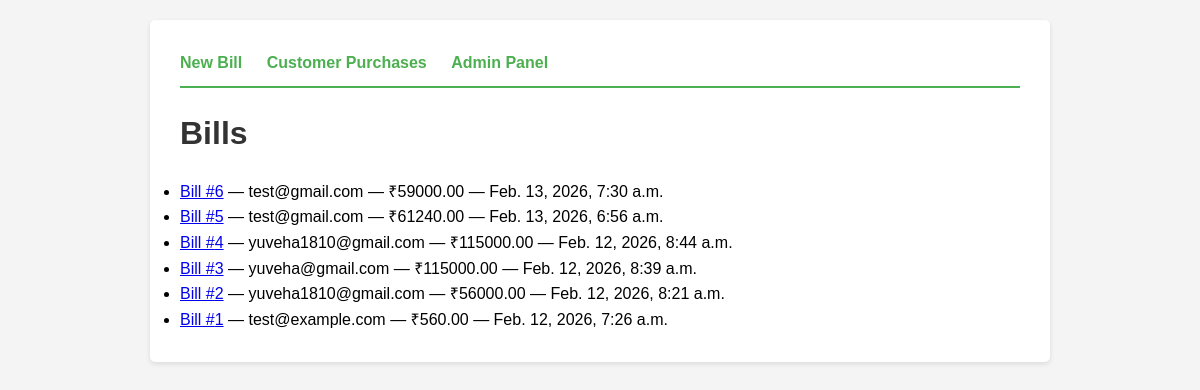
Page /bills/ on the committed database.
### billing/models.py (models this page shows, shortened)
class Bill(models.Model):
    customer_email = models.EmailField()
    total_price_without_tax = models.DecimalField(
        max_digits=10,
        decimal_places=2,
        default=0
    )
    total_tax = models.DecimalField(
        max_digits=10,
        decimal_places=2,
        default=0
    )
    net_price = models.DecimalField(
        max_digits=10,
        decimal_places=2,
        default=0
    )
    rounded_net_price = models.DecimalField(
        max_digits=10,
        decimal_places=2,
        default=0
    )
    amount_paid = models.DecimalField(
        max_digits=10,
        decimal_places=2,
        default=0
    )
    balance = models.DecimalField(
        max_digits=10,
        decimal_places=2,
        default=0
    )
    created_at = models.DateTimeField(auto_now_add=True)
    class Meta:
        ordering = ['-created_at']
        indexes = [
            models.Index(fields=['customer_email', '-created_at']),
        ]

### billing/views.py (the view)
# urls.py: path('bills/', views.bills_list, name='bills_list'),
def bills_list(request):
    bills = Bill.objects.all().prefetch_related('items__product')
    return render(request, 'billing/bills.html', {'bills': bills})

### templates/billing/bills.html (shortened to what this page needs)
{% extends 'base.html' %}
{% block content %}
<h1>Bills</h1>
<ul>
    {% for bill in bills %}
    <li>
        <a href="/bill/{{ bill.id }}/">Bill #{{ bill.id }}</a> — {{ bill.customer_email }} — ₹{{ bill.rounded_net_price }} — {{ bill.created_at }}
    </li>
    {% empty %}
    <li>No bills found.</li>
    {% endfor %}
</ul>
{% endblock %}

### templates/base.html (style rules this page uses)
* { margin: 0; padding: 0; box-sizing: border-box; }
body { font-family: Arial, sans-serif; line-height: 1.6; padding: 20px; background-color: #f4f4f4; }
h1, h2, h3 { margin-bottom: 20px; color: #333; }

### rows in the picture
Bill: id "6", customer_email "test@gmail.com", rounded_net_price "59000.00", created_at "Feb. 13, 2026, 7:30 a.m."
Bill: id "5", customer_email "test@gmail.com", rounded_net_price "61240.00", created_at "Feb. 13, 2026, 6:56 a.m."
Bill: id "4", customer_email "yuveha1810@gmail.com", rounded_net_price "115000.00", created_at "Feb. 12, 2026, 8:44 a.m."
Bill: id "3", customer_email "yuveha@gmail.com", rounded_net_price "115000.00", created_at "Feb. 12, 2026, 8:39 a.m."
Bill: id "2", customer_email "yuveha1810@gmail.com", rounded_net_price "56000.00", created_at "Feb. 12, 2026, 8:21 a.m."
Bill: id "1", customer_email "test@example.com", rounded_net_price "560.00", created_at "Feb. 12, 2026, 7:26 a.m."
